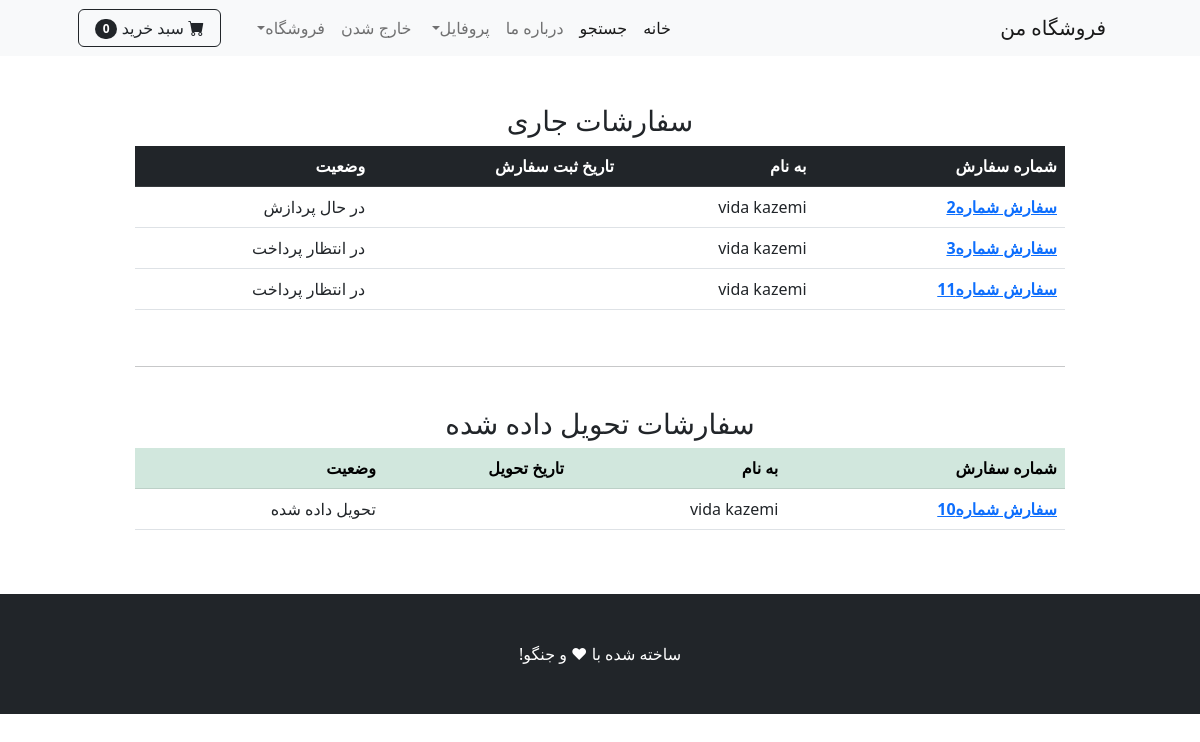
Page /orders/ (signed in) on the committed database.
### payment/models.py (models this page shows, shortened)
class Order(models.Model):
    STATUS_ORDER = [
        ('Pending', 'در انتظار پرداخت'),
        ('Processing', 'در حال پردازش'),
        ('Shipped', 'ارسال شده به پست '),
        ('Delivered', 'تحویل داده شده '),
    ]
    user = models.ForeignKey(User, on_delete=models.CASCADE, null=True, blank=True)
    full_name = models.CharField(max_length=250)
    email = models.CharField(max_length=300)
    shipping_address = models.TextField(max_length=150000)
    amount_paid = models.DecimalField(decimal_places=0, max_digits=12)
    date_ordered = jmodels.jDateTimeField(auto_now_add=True)
    status = models.CharField(max_length=50, choices=STATUS_ORDER, default='Pending')
    last_update = jmodels.jDateTimeField(auto_now=True)

### shop/views.py (the view)
# urls.py: path('orders/', views.user_orders, name="orders"),
def user_orders(request):
    if request.user.is_authenticated:
        delivered_orders = Order.objects.filter(user = request.user, status='Delivered')
        other_orders = Order.objects.filter(user=request.user).exclude(status='Delivered')
        context = {
            'delivered': delivered_orders,
            'other': other_orders
        }
        return render(request, 'orders.html', context)
    else:
        messages.success(request, 'دسترسی به صفحه امکان پذیر نمیباشد')
        return redirect('home')

### cart/cart.py (called while the page is built)
    def __len__(self):
        return len(self.cart)

### cart/context_processors.py (called while the page is built)
def cart(request):
    return {'cart':Cart(request)}

### shop/templates/orders.html
{% extends 'base.html' %}
{% block content %}
<br><br>
<div class="container">
    <div class="row">
        <center>
            <div class="col-10">
                {% if other %}
                <h3>سفارشات جاری</h3>
                 <table class="table">
                    <thead class="table-dark">
                        <tr>
                        <th scope="col">شماره سفارش</th>
                        <th scope="col">به نام</th>
                        <th scope="col">تاریخ ثبت سفارش</th>
                        <th scope="col">وضعیت</th>
                        </tr>
                    </thead>
                    <tbody>
                        {% for order in other %}
                        <tr>
                        <th scope="row"> <a href="{% url 'order_details' order.id %}">  سفارش شماره{{order.id}} </a></th>
                        <td>{{order.full_name}}</td>
                        <td>{{order.date_ordered|date:"y-m-d H:i:s"}}</td>
                        <td>{{order.get_status_display}}</td>
                        </tr>
                        {% endfor %}
                    </tbody>
                </table>
                {% else %}
                سفارشی در جریان نیست
                {% endif %}
                <br>
                <hr>
                <br>
                {% if delivered %}
                <h3> سفارشات تحویل داده شده</h3>
                 <table class="table">
                    <thead class="table-success">
                        <tr>
                        <th scope="col">شماره سفارش</th>
                        <th scope="col">به نام</th>
                        <th scope="col">تاریخ تحویل</th>
                        <th scope="col">وضعیت</th>
                        </tr>
                    </thead>
                    <tbody>
                        {% for order in delivered %}
                        <tr>
                        <th scope="row"> <a href="{% url 'order_details' order.id %}">  سفارش شماره{{order.id}} </a></th>
                        <td>{{order.full_name}}</td>
                        <td>{{order.last_update|date:"y-m-d H:i:s"}}</td>
                        <td>{{order.get_status_display}}</td>
                        </tr>
                        {% endfor %}
                    </tbody>
                </table>
                {% else %}
                سفارشی در کار نیست
                {% endif %}
            </div>
        </center>
    </div>
</div>
<br><br>
{% endblock %}

### rows in the picture
Order: id "2", full_name "vida kazemi", status "در حال پردازش"
Order: id "3", full_name "vida kazemi", status "در انتظار پرداخت"
Order: id "11", full_name "vida kazemi", status "در انتظار پرداخت"
Order: id "10", full_name "vida kazemi", status "تحویل داده شده"

### other values in the picture
{{ cart|length }} "0"
